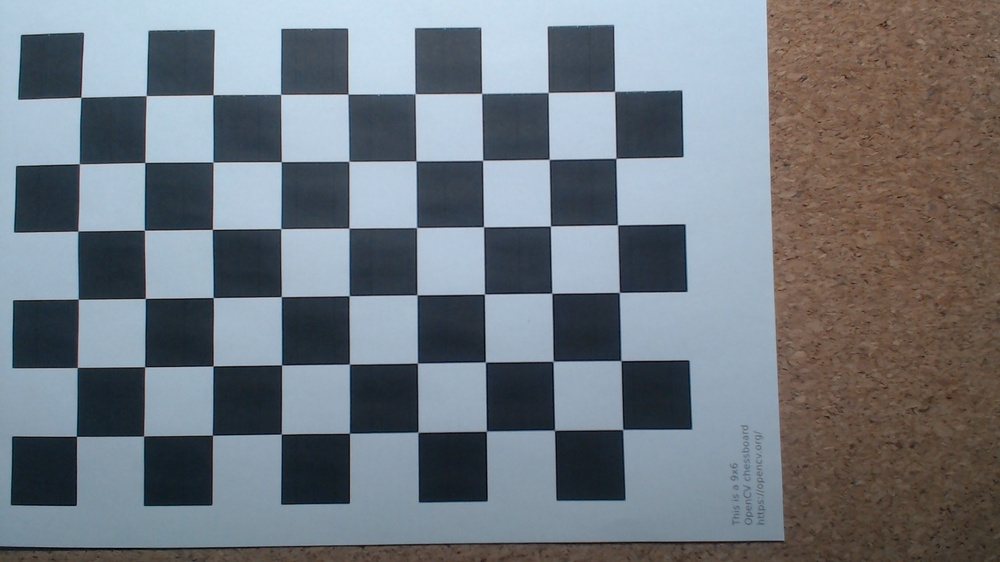
#> input picture data/calibration/WIN_20231201_11_53_00_Pro.jpg, 1000 x 562 px, shrunk from 1920 x 1080 before the run
$ python main.py
#> lines starting #> are read from the running program, lines starting #| are printed output that depends on the picture; pictures that were not available may be replaced by others from this repository, and a replacement may not be noted
### funcs.py
import cv2 as cv
import numpy as np
from pathlib import Path
import logging
import warnings

log = logging.getLogger(__name__)
rng = np.random.default_rng(seed=20231205)


def calibrate_camera(
    path_images,
    pattern_size=(9, 6),
    square_size_mm=25,  # https://stackoverflow.com/a/46052474
    flags_detector=cv.CALIB_CB_FAST_CHECK
    + cv.CALIB_CB_ADAPTIVE_THRESH
    + cv.CALIB_CB_NORMALIZE_IMAGE,
    display=False,
    save=False,
    save_path=Path(".", "camera-params.npz"),
):
    # Defining the world coordinates for 3D points
#> called with pattern_size = (9, 6), square_size_mm = 25, flags_detector = 11, display = False, save = True
    _points_3d = np.zeros((1, pattern_size[0] * pattern_size[1], 3), dtype=np.float32)
    _points_3d[0, :, :2] = (
        np.mgrid[0 : pattern_size[0], 0 : pattern_size[1]].T.reshape(-1, 2)
        * square_size_mm
    )

    points_3d = []  # 3d point in real world space
    points_2d = []  # 2d points in image plane

    for p in path_images:
        img_bgr = cv.imread(str(p))
#> img_bgr is the input picture: shape (562, 1000, 3); mean B, G, R 126.5, 119.5, 112.9
        img_gray = cv.cvtColor(img_bgr, cv.COLOR_BGR2GRAY)
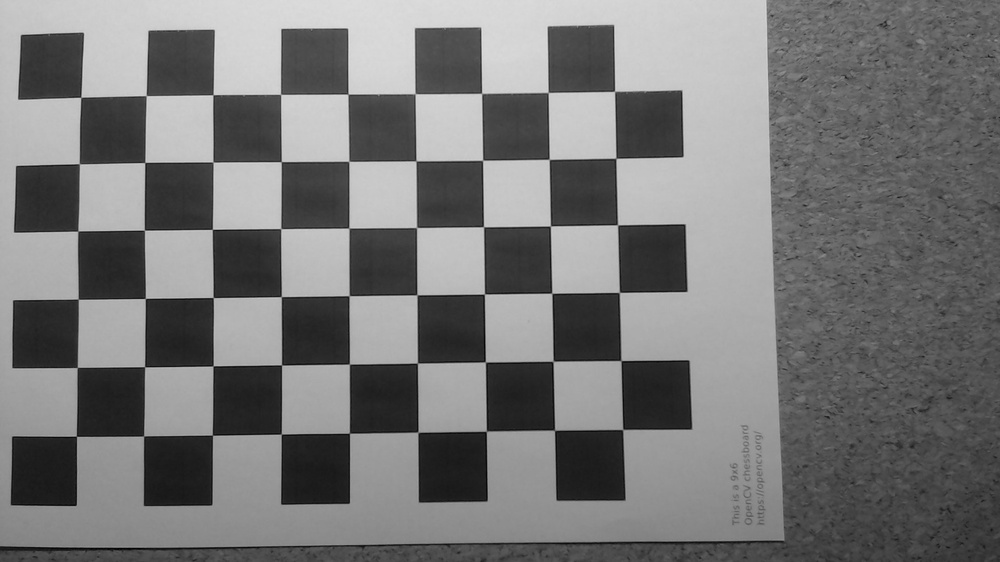
#> img_gray: shape (562, 1000); min 1, max 224, mean 118.3
        success, corners = cv.findChessboardCorners(
            img_gray, pattern_size, flags=flags_detector
        )
#> success = True; corners = 54 rows, first 8: [80.83, 97.4], [146.2, 95.54], [213, 94.7], [280.6, 94.36], [348.1, 94.19], [415.3, 93.65], [481.7, 93.38], [548.2, 92.48]

        # If desired number of corner are detected,
        # we refine the pixel coordinates and display
        # them on the images of checker board

        if success:
            # refine pixel coordinates for given 2d points
            corners = cv.cornerSubPix(
                img_gray,
                corners,
                (11, 11),
                (-1, -1),
                (cv.TERM_CRITERIA_EPS + cv.TERM_CRITERIA_MAX_ITER, 30, 0.001),
            )
#> corners = 54 rows, first 8: [80.8, 97.29], [146.2, 95.64], [213, 94.69], [280.6, 94.34], [348, 94.13], [415.1, 93.74], [481.7, 93.41], [548.2, 92.48]
            points_3d.append(_points_3d)
            points_2d.append(corners)

        if display:
            img_bgr = cv.drawChessboardCorners(
                img_bgr,
                patternSize=pattern_size,
                corners=corners,
                patternWasFound=success,
            )
            cv.imshow("Detected corners", img_bgr)
            cv.waitKey(0)
#> pass 2 of the loop in calibrate_camera, `for p in path_images:`:
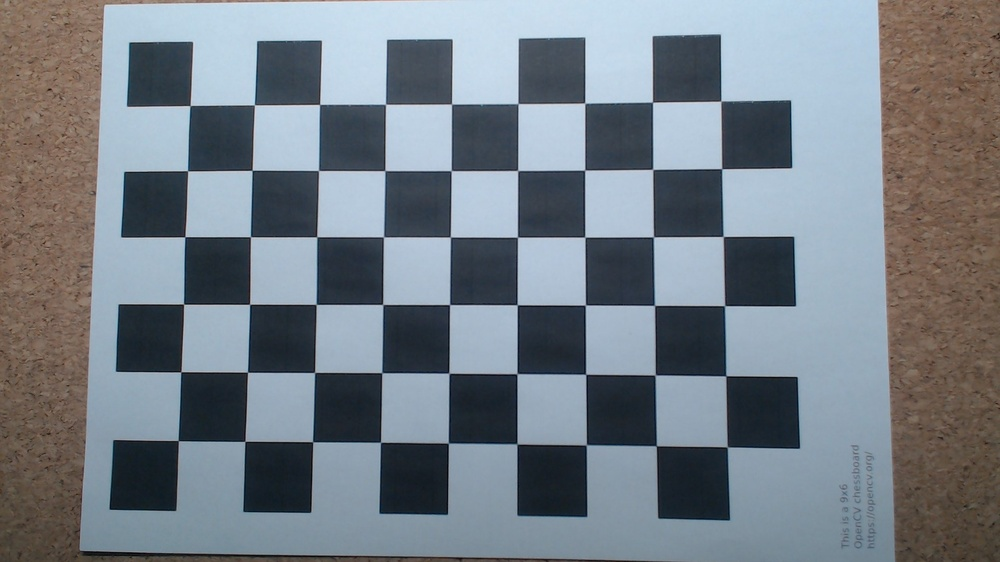
#> input picture data/calibration/WIN_20231201_11_53_03_Pro.jpg, 1000 x 562 px, shrunk from 1920 x 1080 before the run
#> in calibrate_camera, img_bgr is the input picture: shape (562, 1000, 3); mean B, G, R 132.9, 125, 117
#> in calibrate_camera, `img_gray = cv.cvtColor(img_bgr, cv.COLOR_BGR2GRAY)`:
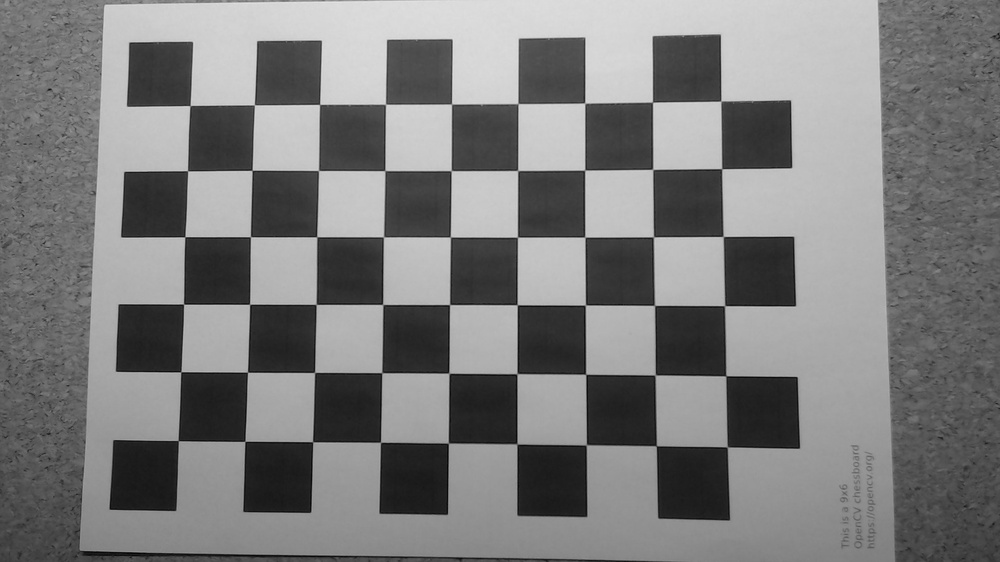
#> img_gray: shape (562, 1000); min 1, max 229, mean 123.5
#> in calibrate_camera, `success, corners = cv.findChessboardCorners( img_gray, pattern_size, f..`: corners = 54 rows, first 8: [190.1, 105.7], [254.4, 104.8], [319.6, 104.5], [385.5, 104.3], [451.6, 104.1], [518.1, 103.5], [584.7, 103.1], [652.5, 102.2]
#> in calibrate_camera, `corners = cv.cornerSubPix( img_gray, corners, (11, 11), (-1, -1), (cv...`: corners = 54 rows, first 8: [190, 105.5], [254.4, 104.9], [319.6, 104.4], [385.5, 104.3], [451.6, 104.1], [517.9, 103.6], [584.8, 103.2], [652.5, 102.2]
#> pass 3 of the loop in calibrate_camera, `for p in path_images:`:
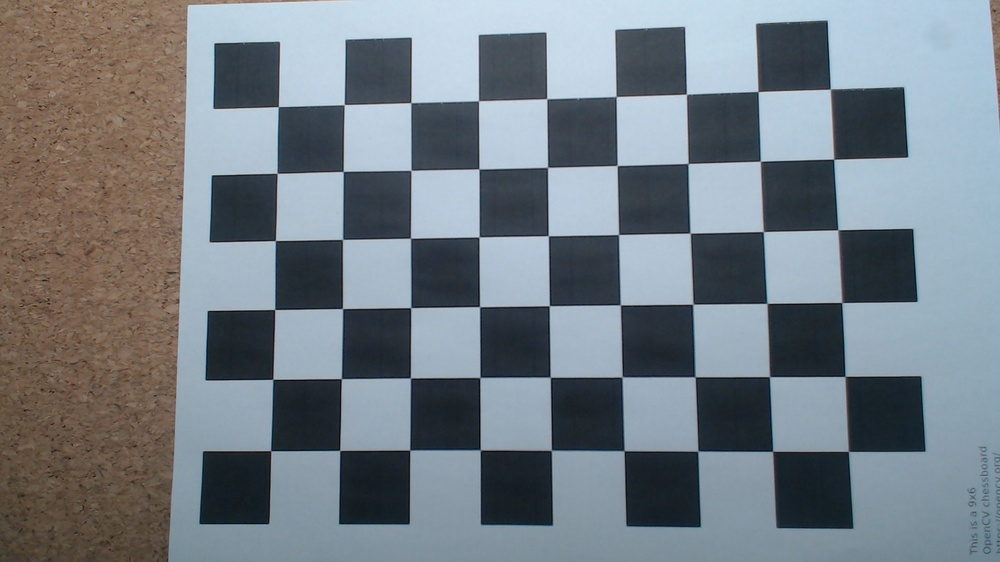
#> input picture data/calibration/WIN_20231201_11_53_06_Pro.jpg, 1000 x 562 px, shrunk from 1920 x 1080 before the run
#> in calibrate_camera, img_bgr is the input picture: shape (562, 1000, 3); mean B, G, R 132.2, 125, 116.4
#> in calibrate_camera, `img_gray = cv.cvtColor(img_bgr, cv.COLOR_BGR2GRAY)`:
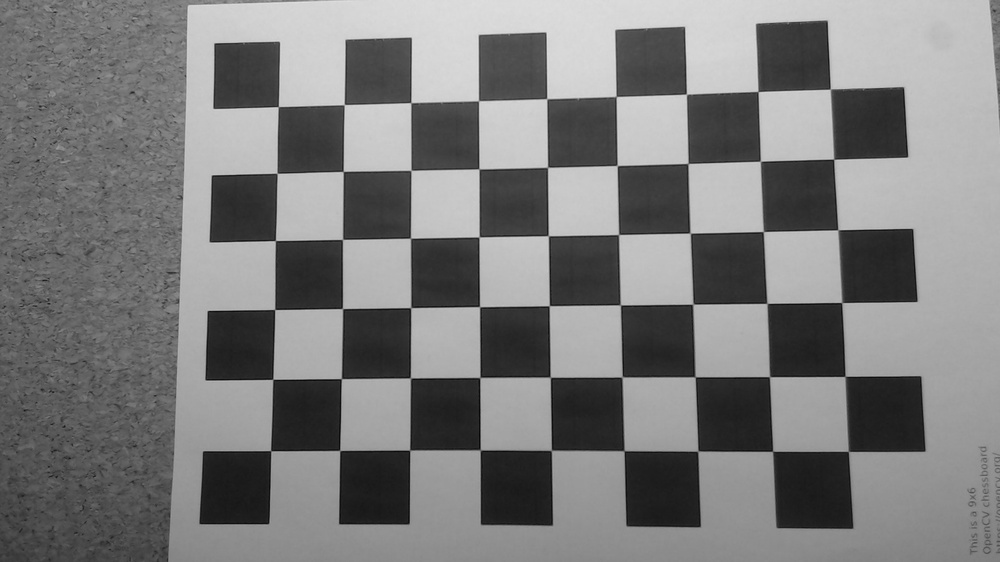
#> img_gray: shape (562, 1000); min 5, max 226, mean 123.3
#> in calibrate_camera, `success, corners = cv.findChessboardCorners( img_gray, pattern_size, f..`: corners = 54 rows, first 8: [278.3, 106.6], [344.2, 104.6], [410.9, 102.6], [478.5, 100.8], [546.7, 98.65], [616.2, 96.45], [686.4, 94.12], [758.1, 91.59]
#> in calibrate_camera, `corners = cv.cornerSubPix( img_gray, corners, (11, 11), (-1, -1), (cv...`: corners = 54 rows, first 8: [278.3, 106.6], [344.2, 104.7], [410.9, 102.6], [478.5, 100.7], [546.8, 98.68], [616.1, 96.54], [686.5, 94.2], [758.1, 91.52]
#> the loop made 4 passes; the first 3 are shown

    # Performing camera calibration by passing the value of known 3D points
    # and corresponding pixel coordinates of the detected corners
    camera_params = cv.calibrateCamera(
        points_3d, points_2d, img_gray.shape[::-1], None, None
    )  # ret, mtx, dist, rvecs, tvecs

    camera_params = dict(
        retval=camera_params[0],
        cameraMatrix=camera_params[1],
        distCoeffs=camera_params[2],
        rvecs=camera_params[3],
        tvecs=camera_params[4],
    )

    log.info("Reprojection error")
    mean_error = 0
    points_2d_hat = []

    for i in range(len(points_3d)):
        points_2d_hat, _ = cv.projectPoints(
            points_3d[i],
            camera_params["rvecs"][i],
            camera_params["tvecs"][i],
            camera_params["cameraMatrix"],
            camera_params["distCoeffs"],
        )

        error = cv.norm(points_2d[i], points_2d_hat, cv.NORM_L2) / len(points_2d_hat)
        mean_error += error
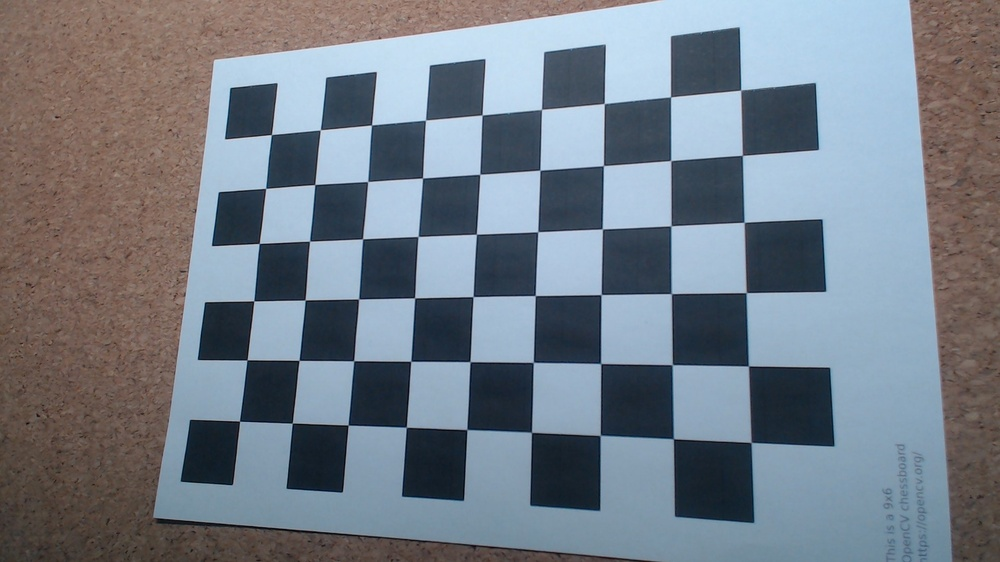
#> input picture data/calibration/WIN_20231201_11_53_22_Pro.jpg, 1000 x 562 px, shrunk from 1920 x 1080 before the run, given in place of still.mp4, which was not available

    log.info(f"total error: {mean_error / len(points_2d_hat)}")

    if save:
        log.info(f"Saving camera parameters at {save_path}")
        np.savez(save_path, **camera_params)

    return camera_params


# [100 lines left out: functions undistort_image, detect_features, match_features, camera_pose, not called in this run]


def video_properties(video_path):
    video = cv.VideoCapture(str(video_path))

    if not video.isOpened():
        raise RuntimeError(f"Error opening video {video_path}")

    frame_width = int(video.get(cv.CAP_PROP_FRAME_WIDTH))
    frame_height = int(video.get(cv.CAP_PROP_FRAME_HEIGHT))

    fps = video.get(cv.CAP_PROP_FPS)
    fourcc = video.get(cv.CAP_PROP_FOURCC)

    return {
        "frame_width": frame_width,
        "frame_height": frame_height,
        "fps": fps,
        "fourcc": fourcc,
    }


def read_video(video_path):
    video = cv.VideoCapture(str(video_path))

    if not video.isOpened():
        raise RuntimeError(f"Error opening video {video_path}")

    while True:
        success, frame_bgr = video.read()
        if not success:
            break

        yield frame_bgr

    video.release()


# [39 lines left out: functions write_video, draw_text, not called in this run]

### main.py
import logging
from pathlib import Path
import cv2 as cv
from scipy.spatial.transform import Rotation
import funcs

log_format = (
    "%(asctime)s" "[%(levelname)s]" "%(filename)s %(funcName)s:%(lineno)d - %(message)s"
)

logging.basicConfig(format=log_format, level=logging.DEBUG)
log = logging.getLogger(__name__)

log.info("Start camera calibration process...")
path_calibration_images = list(Path("data", "calibration").glob("*.jpg"))
data_processed_path = Path("data", "processed")
data_processed_path.mkdir(exist_ok=True, parents=True)
camera_params_path = Path(data_processed_path, "camera-params.npz")

camera = funcs.calibrate_camera(
    path_images=path_calibration_images,
    display=False,
    save=True,
    save_path=camera_params_path,
)

log.info("Loading video...")
vid_path = Path("data", "external", "still.mp4")
vid_props = funcs.video_properties(vid_path)

frames = funcs.read_video(vid_path)

all_frames = list(frames)
frame_t0 = all_frames[0]

frame_t0_gray = cv.cvtColor(frame_t0, cv.COLOR_BGR2GRAY)
frame_t0_gray = funcs.undistort_image(
    frame_t0_gray, camera["cameraMatrix"], camera["distCoeffs"]
)

log.info("Estimate camera pose...")
for iframe, frame_t1 in enumerate(all_frames):
    log.info(f"Processing frame {iframe}")

    frame_t1_gray = cv.cvtColor(frame_t1, cv.COLOR_BGR2GRAY)

    frame_t1_gray = funcs.undistort_image(
        frame_t1_gray, camera["cameraMatrix"], camera["distCoeffs"]
    )

    k0, d0 = funcs.detect_features(frame_t0_gray)
    k1, d1 = funcs.detect_features(frame_t1_gray)
    matches = funcs.match_features(d0, d1, n_features=25)

    debug_frame = frame_t1_gray.copy()
    if len(matches):
        R, t = funcs.camera_pose(
            keypoints0=k0,
            keypoints1=k1,
            matches=matches,
            camera_matrix=camera["cameraMatrix"],
        )

        # R_angle = Rotation.from_matrix(R).inv().as_euler("xyz", degrees=True)
        R_angle = Rotation.from_matrix(R).as_quat()
        log.debug(f"Quat: \n{R_angle.round(2)}")

        debug_frame = funcs.draw_text(
            img=debug_frame,
            # text=f"frame: {iframe:05d} R(x, y, z, w)={R_angle.round(1).squeeze()} t = {t.round(1).squeeze()}",
            text=f"frame: {iframe:05d} R={R.round(2).tolist()}",
        )

        debug_frame = cv.drawMatches(
            frame_t0_gray,
            k0,
            debug_frame,
            k1,
            matches,
            None,
            flags=cv.DrawMatchesFlags_NOT_DRAW_SINGLE_POINTS,
        )

        cv.imshow("Feature match", debug_frame)
        cv.waitKey(0)

    frame_t0_gray = frame_t1_gray.copy()

cv.destroyAllWindows()
